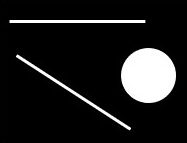
#> input picture openCVTutorial/17.houghlines/shapes.jpg, 187 x 143 px, found by its file name
$ python houghlines.py
#> lines starting #> are read from the running program, lines starting #| are printed output that depends on the picture; after the words box and inside, x2 and y2 are one past the last pixel; in counts of white or black regions, pixels touching at a corner belong together
import cv2
import numpy as np

# 1.加载图片，转为二值图
img = cv2.imread(r'c:/Users/python_gay/MySpace/Code_Space/openCVHaveATry/opencvTutorial/17.houghlines/shapes.jpg')
#> img is the input picture: shape (143, 187, 3); min 0, max 255, mean 30.5
drawing = np.zeros(img.shape[:], dtype=np.uint8)
gray = cv2.cvtColor(img, cv2.COLOR_BGR2GRAY)
edges = cv2.Canny(gray, 50, 150)
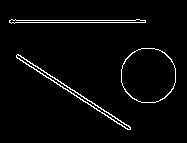
#> edges: shape (143, 187); 3.2% white in thin lines or dots, all inside (x1, y1, x2, y2) = (9, 19, 176, 130)

def draw_line():
    # 2.霍夫直线变换
    lines = cv2.HoughLines(edges, 0.8, np.pi / 180, 90)
    # 3.将检测的线画出来（注意是极坐标噢）
    for line in lines:
        rho, theta = line[0]
        a = np.cos(theta)
        b = np.sin(theta)
        x0 = a * rho
        y0 = b * rho
        x1 = int(x0 + 1000 * (-b))
        y1 = int(y0 + 1000 * (a))
        x2 = int(x0 - 1000 * (-b))
        y2 = int(y0 - 1000 * (a))

        cv2.line(drawing, (x1, y1), (x2, y2), (0, 0, 255))

    cv2.imshow('hough lines', np.hstack((img, drawing)))
    cv2.waitKey(0)
# 2. 统计概率霍夫线变换
def draw_lines_prob():
    drawing = np.zeros(img.shape[:], dtype=np.uint8)
    lines = cv2.HoughLinesP(edges, 0.8, np.pi / 180, 90, minLineLength=50, maxLineGap=10)
    # 将检测的线画出来
    for line in lines:
        x1, y1, x2, y2 = line[0]
        # line_aa代表抗锯齿
        cv2.line(drawing, (x1, y1), (x2, y2), (0, 255, 0), 1, lineType=cv2.LINE_AA)

    cv2.imshow('probabilistic hough lines', np.hstack((img, drawing)))
    cv2.waitKey(0)

def draw_circle():
    drawing = np.zeros(img.shape[:], dtype=np.uint8)
    circles = cv2.HoughCircles(edges, cv2.HOUGH_GRADIENT, 1, 20, param2=30)
#> circles = [[146.5, 72.5, 25.7]]
    # circles = np.int0(np.around(circles))
    # 将检测的圆画出来
    for i in circles[0, :]:
        cv2.circle(drawing, (i[0], i[1]), i[2], (0, 255, 0), 2, lineType=cv2.LINE_AA)  # 画出外圆
        cv2.circle(drawing, (i[0], i[1]), 2, (0, 0, 255), 3, lineType=cv2.LINE_AA)  # 画出圆心
#> this loop made 1 pass
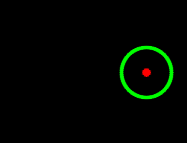
#> drawing: shape (143, 187, 3); mean of channels 0, 1, 2 0, 5.6, 0.5; drawn as B, G, R

    cv2.imshow('circles', np.hstack((img, drawing)))
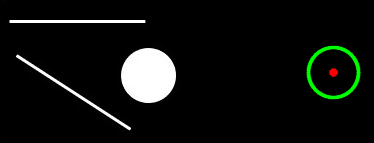
#> window 'circles': shape (143, 374, 3); mean B, G, R 15.3, 18.1, 15.5
    cv2.waitKey(0)


if __name__ == "__main__":
    # draw_lines_prob()
    draw_circle()
